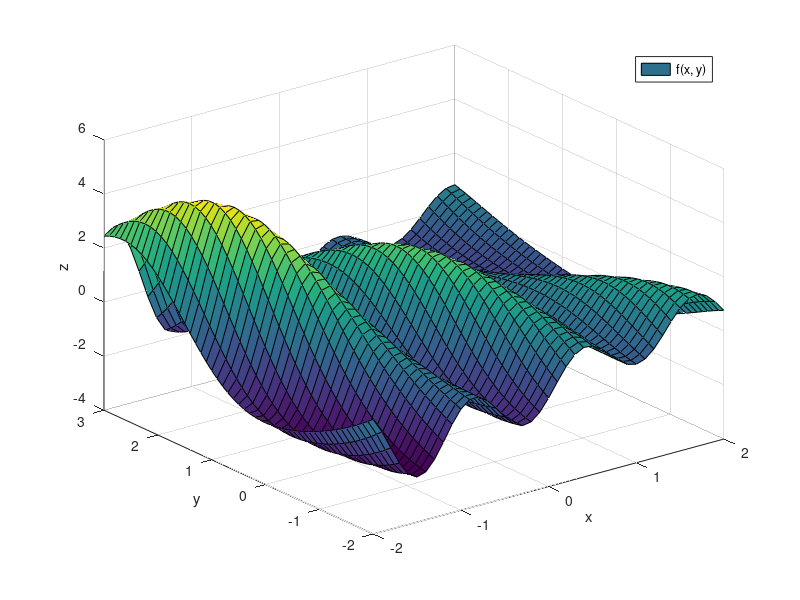

Write MATLAB code to recreate this figure.
x = [-2:0.1:2];
y = [-2:0.1:3];
[XX, YY] = meshgrid(x, y);
ZZ = (((2*cos(2*XX))).*((cos(3*XX+YY)).*(exp((-sin(XX))./2)).*(exp((cos(YY+XX)./3)))));
surf(XX, YY, ZZ)
legend('f(x, y)');
title('')
xlabel('x')
ylabel('y')
zlabel('z')
